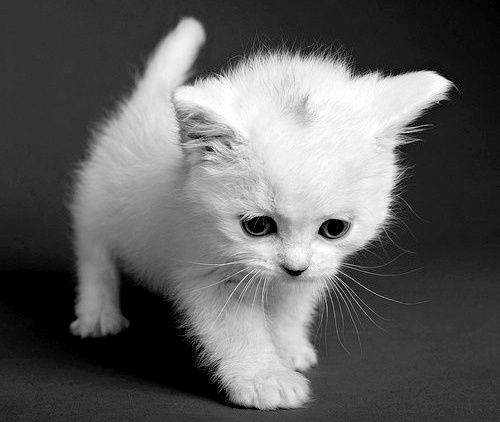
#> input picture OpenCv ie Görüntü İşleme 3/2.Bölüm/cat.jpg, 500 x 422 px
$ python basit_esikleme2.py
#> lines starting #> are read from the running program, lines starting #| are printed output that depends on the picture; after the words box and inside, x2 and y2 are one past the last pixel; in counts of white or black regions, pixels touching at a corner belong together
# -*- coding: utf-8 -*-
"""
@author: Asli Toplu
"""
import cv2
resim=cv2.imread("cat.jpg",0)
#> resim is the input picture: shape (422, 500); min 0, max 255, mean 95.7

def nothing(x):
    pass

cv2.namedWindow("resim")
cv2.createTrackbar("esik","resim",0,255,nothing)

while(1):
    thresh=cv2.getTrackbarPos("esik","resim")
    _,threshold_image=cv2.threshold(resim,thresh,255,cv2.THRESH_BINARY)
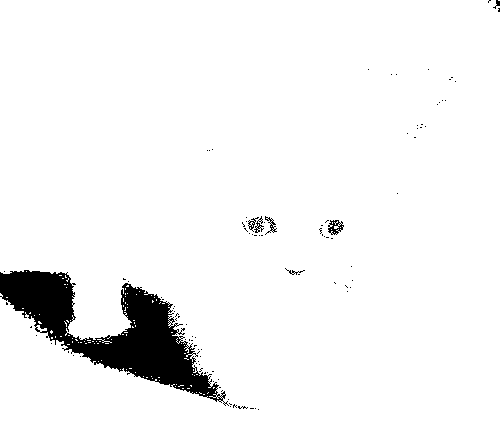
#> threshold_image: shape (422, 500); 94.8% white; 104 black regions (97 under 20 px), largest, box (x1, y1, x2, y2) and area: (0, 270, 229, 406) 10491, (328, 220, 344, 235) 128, (265, 216, 277, 235) 69

    cv2.imshow("resim",resim)
    cv2.imshow("threshold_image",threshold_image)

    if cv2.waitKey(1) & 0xff == ord("q"):
#> (key q is pressed here)
        break

cv2.destroyAllWindows()
